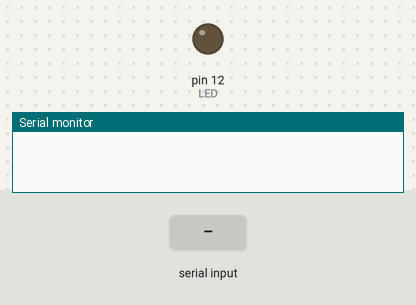
Bench run of a sketch on a simulated Arduino Uno, built with avr-gcc and run on an emulated ATmega328P. Parts: output pins drawn as LEDs (lit = HIGH), the last lines printed to the serial monitor. The inputs (shaded band) are chosen by the test bench.

Above: at 1.2 s.
1.3 s: "1" received over Serial
At 2.5 s:
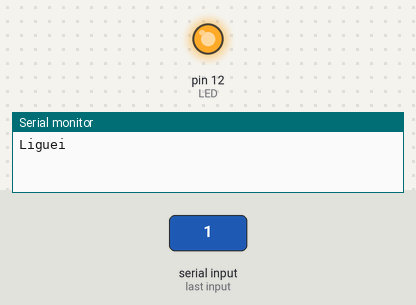
2.8 s: "0" received over Serial
At 3.7 s:
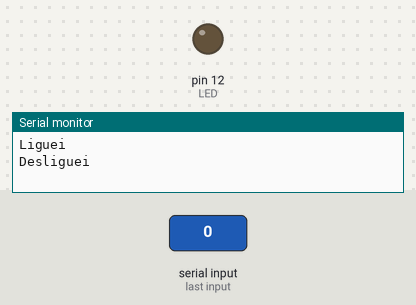
Timing chart, 0 to 5.8 s (numbered marks = the images above; inputs shaded):
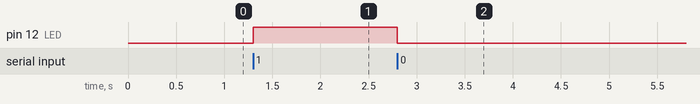

The sketch:

Jled_serial.ino
```cpp
int statusLed = 0;
const int LED = 12;

void setup() {
  Serial.begin(9600);
  pinMode(LED, OUTPUT);
  digitalWrite(LED, LOW);
}

void loop() {

    if(Serial.available() > 0){
        statusLed = Serial.read();

        if(statusLed == '0'){
          digitalWrite(LED, LOW);
          Serial.println("Desliguei");
        }else if(statusLed == '1'){
          digitalWrite(LED, HIGH);
          Serial.println("Liguei");
        }
    }
}
```

Measured:
- after the input at 1.3 s, pin 12 (LED): LOW → HIGH at once
- after the input at 2.8 s, pin 12 (LED): HIGH → LOW at once
